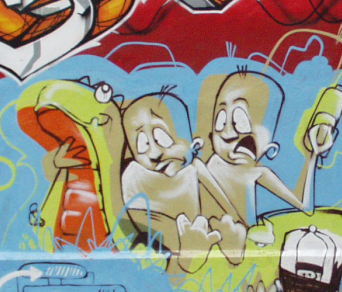
%> input picture exercise4/graf/graf1_small.png, 342 x 292 px
$ octave assignment3.m   (GNU Octave 9; MATLAB toolbox functions it lacks are replaced by stand-ins)
%> lines starting %> are read from the running program, lines starting %| are printed output that depends on the picture
### exercise4/image_derivatives.m
function [Ix, Iy] = image_derivatives(I, sigma)
    Ig = I;

    gx = gauss(sigma);
    gy = gx';
    gdx = gaussdx(sigma);
    gdy = gdx';

    Ix = conv2(conv2(Ig, gy), gdx);
    Iy = conv2(conv2(Ig, gx), gdy);


### exercise4/image_derivatives2.m
function [Ixx, Iyy, Ixy] = image_derivatives2(I, sigma)
    Ig = I;

    gx = gauss(sigma);
    gy = gx';
    gdx = gaussdx(sigma);
    gdy = gdx';

    [Ix, Iy] = image_derivatives(Ig, sigma);

    Ixx = conv2(conv2(Ix, gy), gdx);
    Iyy = conv2(conv2(Iy, gx), gdy);
    Ixy = conv2(conv2(Ix, gx), gdy);


### exercise4/hessian_points2.m
function [px, py] = hessian_points2(I, sigma, t)

    Ig = I;

    [Ixx, Iyy, Ixy] = image_derivatives2(Ig, sigma);
    Ihess = sigma ^ 4 .* (Ixx .* Iyy - Ixy.^ 2);
    % Ihess =(Ixx .* Iyy - Ixy.^ 2);

    Ihess = nonmaxima_suppression_box(Ihess, t);

    [xig, yig] = size(Ig);
    [xh, yh] = size(Ihess);

    offx = (xh - xig) / 2;
    offy = (yh - yig) / 2;

    Ihess = Ihess(offx:xh-offx-1, offy:yh-offy-1);

    % figure(2); clf; imagesc(Ihess); colormap jet;

    index = find(Ihess > t);
    [px, py] = ind2sub(size(Ihess), index);


### exercise4/nonmaxima_suppression_box.m
function Imax = nonmaxima_suppression_box(I, t)
    x = I;
    [h, w] = size(I);
    y = zeros(h, w);

    global_max = max(I(:));
    global_min = min(I(:));

    [h, w] = size(I);

    for i = 2:(h - 1)
        for j = 2:(w - 1)

            cut = x(i-1:i+1, j-1:j+1);
            max_of_cut = max(cut(:));

            if(x(i, j) ~= max_of_cut)
                y(i, j) = 0;
            else
                tmp = ((max_of_cut - global_min) / (global_max - global_min)) * 255;
                if(tmp > t)
                    y(i, j) = tmp;
                else
                    y(i, j) = 0;
                end
            end

        end
    end

    % figure(1); clf; imagesc(y);

    Imax = y;

### exercise4/estimate_homography.m
function H = estimate_homography(px1, py1, px2, py2)

    n = length(px1);

    col1 = [];
    col2 = [];
    col3 = [];
    col4 = [];
    col5 = [];
    col6 = [];
    col7 = [];
    col8 = [];
    col9 = [];

    for i = 1:n

        col1 = [col1 px1(i) 0];
        col2 = [col2 py1(i) 0];
        col3 = [col3 1 0];
        col4 = [col4 0 px1(i)];
        col5 = [col5 0 py1(i)];
        col6 = [col6 0 1];
        col7 = [col7 -px2(i)*px1(i) -py2(i)*px1(i)];
        col8 = [col8 -px2(i)*py1(i) -py2(i)*py1(i)];
        col9 = [col9 -px2(i) -py2(i)];

    end

    % Sestavi matriko A.
    A = [col1' col2' col3' col4' col5' col6' col7' col8' col9'];

    % Dekompozicija matrike A.
    [U, S, V] = svd(A);

    % Izracun vektorja h.
    vec = reshape(V, [], 1);
    vec = vec';
    % length(vec)
    h = vec(1:81) / V(81);

    H = reshape(h, 3, 3);


### exercise4/gauss.m
function [g, x] = gauss(sigma)
 x = -round(3.0*sigma):round(3.0*sigma);
 g = (1 / sqrt(2 * pi) * sigma) * exp(- (x.^2 / (2 * sigma^2))); % <-- !!! TODO: calculate Gaussian kernel for values of x (in one line)
 g = g / sum(g) ; % normalisation

### exercise4/gaussdx.m
function [gdx, x] = gaussdx(sigma)
    [g, x] = gauss(sigma);

    % Odvajamo gaussov kernel
    gdx = -(1 / (sqrt(2 * pi) * sigma^3)) .* x .* exp(-(x.^2) / (2 * sigma^2));
    gdx = gdx / sum(abs(gdx));


### exercise4/assignment3.m
% a
I1 = rgb2gray(imread('graf/graf1_small.png'));
%> I1: size 292x342 uint8; min 22, max 254, mean 143.4
I2 = rgb2gray(imread('graf/graf2_small.png'));
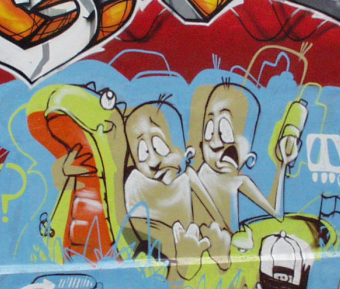
%> input picture exercise4/graf/graf2_small.png, 340 x 289 px
%> I2: size 289x340 uint8; min 10, max 251, mean 134.8

I1 = double(I1);
%> I1: size 292x342 double
I2 = double(I2);
%> I2: size 289x340 double

[px1, py1] = hessian_points2(I1, 3, 50);
%> in hessian_points2, `Ihess = sigma ^ 4 .* (Ixx .* Iyy - Ixy.^ 2);`:
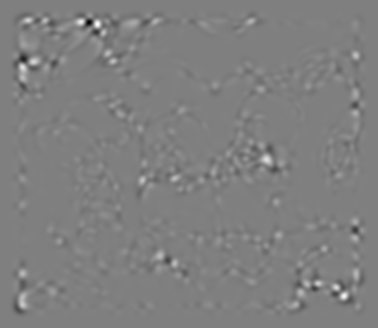
%> Ihess: size 328x378 double; min -98106.1, max 97491.9, mean 0; drawn with min black and max white
%> in nonmaxima_suppression_box, `global_max = max(I(:));`: global_max = 97491.9
%> in nonmaxima_suppression_box, `global_min = min(I(:));`: global_min = -98106.1
%> after the loop in nonmaxima_suppression_box, `for i = 2:(h - 1)`:
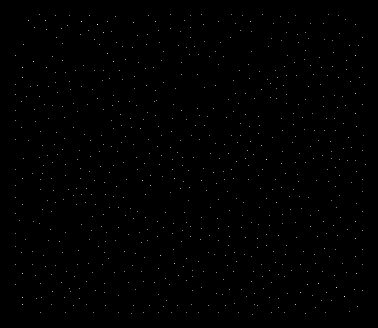
%> y: size 328x378 double; min 0, max 255, mean 0.8
%> after the loop in nonmaxima_suppression_box, `for i = 2:(h - 1)`: tmp = 128.1
%> in hessian_points2, `index = find(Ihess > t);`: index = 637 values from 788 to 99601
%> in hessian_points2, `[px, py] = ind2sub(size(Ihess), index);`: px = 637 values, max 291 at index 482, min 3 at index 611, mean 150.5; py = 637 values from 3 to 342
%> px1 has the same summary as px in hessian_points2; py1 = 637 values from 3 to 342
[px2, py2] = hessian_points2(I2, 3, 50);
%> call 2 of hessian_points2, with sigma = 3, t = 50
%> call 2 of image_derivatives2, with sigma = 3
%> in image_derivatives2 (call 2), `Iyy = conv2(conv2(Iy, gx), gdy);`:
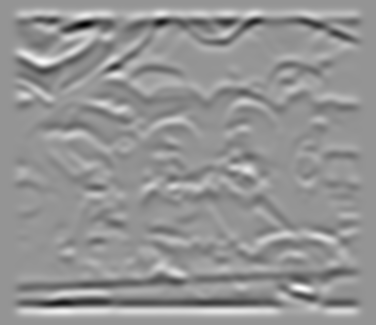
%> Iyy: size 325x376 double; min -62.16, max 44.67, mean 0; drawn with min black and max white
%> in hessian_points2 (call 2), `Ihess = sigma ^ 4 .* (Ixx .* Iyy - Ixy.^ 2);`:
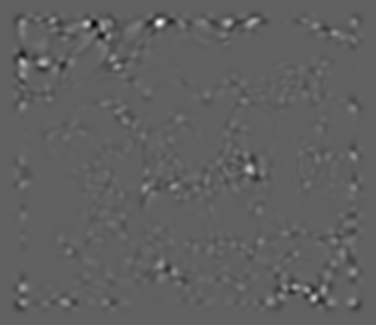
%> Ihess: size 325x376 double; min -79530.9, max 129497.6, mean 0; drawn with min black and max white
%> call 2 of nonmaxima_suppression_box, with t = 50
%> in nonmaxima_suppression_box (call 2), `global_max = max(I(:));`: global_max = 129497.6
%> in nonmaxima_suppression_box (call 2), `global_min = min(I(:));`: global_min = -79530.9
%> after the loop in nonmaxima_suppression_box (call 2), `for i = 2:(h - 1)`:
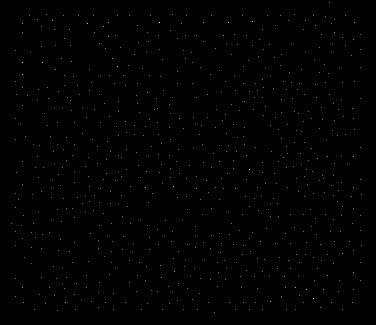
%> y: size 325x376 double; min 0, max 255, mean 0.6
%> after the loop in nonmaxima_suppression_box (call 2), `for i = 2:(h - 1)`: tmp = 97.05
%> in hessian_points2 (call 2), `Ihess = Ihess(offx:xh-offx-1, offy:yh-offy-1);`:
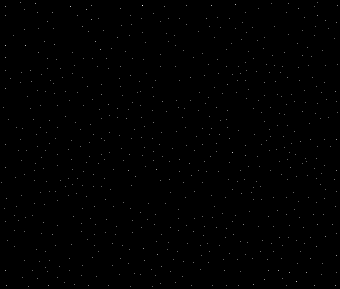
%> Ihess: size 289x340 double; min 0, max 255, mean 0.7
%> in hessian_points2 (call 2), `index = find(Ihess > t);`: index = 639 values from 472 to 97506
%> in hessian_points2 (call 2), `[px, py] = ind2sub(size(Ihess), index);`: px = 639 values, max 287 at index 45, min 3 at index 28, mean 148.6; py = 639 values from 2 to 338
%> px2 has the same summary as px in hessian_points2; py2 = 639 values from 2 to 338

H = estimate_homography(px1, py1, px2, py2);
%> the loop in estimate_homography, `for i = 1:n` made 637 passes
%> (col2, col4, col5, col7, col8, col9) on passes 1 to 3: ([3 0], [0 204], [0 3], [-37332 -408], [-549 -6], [-183 -2]), ([3 0 5 0], [0 204 0 85], [0 3 0 5], [-37332 -408 -9180 -340], [-549 -6 -540 -20], [-183 -2 -108 -4]), ([3 0 5 0 5 0], [0 204 0 85 0 111], [0 3 0 5 0 5], [-37332 -408 -9180 -340 -23199 -555], [-549 -6 -540 -20 -1045 -25], [-183 -2 -108 -4 -209 -5])
%> after the loop in estimate_homography, `for i = 1:n`: col1 = 1274 values, max 291 at index 963, min 0 at index 2, mean 75.24; col2 = 1274 values, max 342 at index 1273, min 0 at index 2, mean 87.54; col3 = 1274 values, max 1 at index 1, min 0 at index 2, mean 0.5; col4 = 1274 values, max 291 at index 964, min 0 at index 1, mean 75.24; col5 = 1274 values, max 342 at index 1274, min 0 at index 1, mean 87.54; col6 = 1274 values, max 1 at index 2, min 0 at index 1, mean 0.5; col7 = 1274 values, max -30 at index 325, min -97730 at index 1272, mean -24417.9; col8 = 1274 values, max -6 at index 2, min -115596 at index 1274, mean -33039.9; col9 = 1274 values, max -2 at index 2, min -338 at index 1274, mean -161.7
%> in estimate_homography, `[U, S, V] = svd(A);`: V = [-0.00104 -0.00295 -0.503 0.0423 0.493 0.628 -0.329 -0.000635 0.00218; -0.0013 4.08e-05 -0.661 0.54 -0.255 -0.14 0.432 -0.00136 0.00184; -6.2e-06 -8.64e-06 -0.0031 0.00172 0.00262 -0.00163 -0.000589 0.63 -0.777; -0.00143 -0.00188 0.375 0.795 -0.111 0.0963 -0.454 0.00288 0.00236; -0.00217 0.00146 0.408 0.218 0.387 0.376 0.703 0.00296 0.00124; -8.7e-06 8.42e-07 0.00205 0.00403 0.00252 0.000841 0.000104 -0.777 -0.63; 0.555 0.832 -0.00121 0.00272 0.00261 0.000622 -0.00193 5.74e-06 1.08e-05; 0.832 -0.555 0.000646 0.00168 0.00223 -0.00136 0.00232 -5.84e-07 8.86e-06; 0.00336 0.000334 0.0515 -0.166 -0.728 0.66 0.0701 0.000759 -0.00385]
%> in estimate_homography, `vec = reshape(V, [], 1);`: vec = 81 values, max 0.832 at index 16, min -0.777 at index 69, mean 0.0377
%> in estimate_homography, `h = vec(1:81) / V(81);`: h = 81 values, max 201.5 at index 69, min -215.8 at index 16, mean -9.79
%> the run ends on the next line
